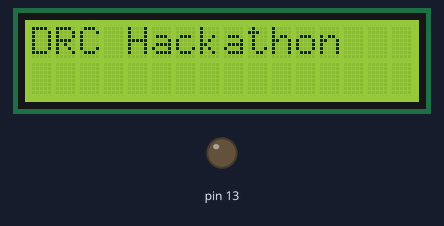
Bench run of a sketch on a simulated Arduino Uno, built with avr-gcc and run on an emulated ATmega328P. On the bench: 16×2 character LCD, output pins drawn as LEDs (lit = HIGH). Dashed ring = blinking.

Above: at 1.6 s.
At 2.6 s:
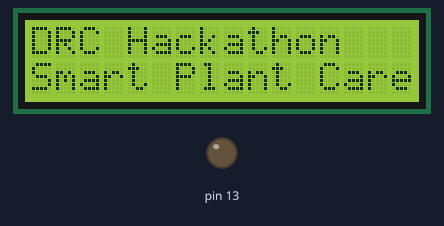
At 5.7 s:
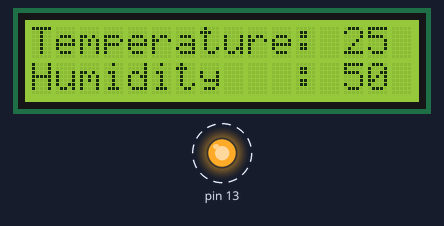
At 37.2 s:
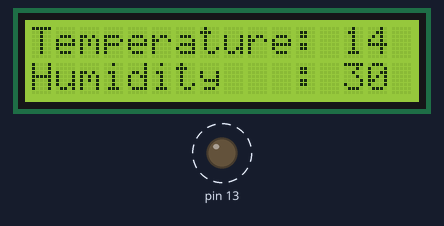
Timing chart, 0 to 40.0 s (numbered marks = the images above):
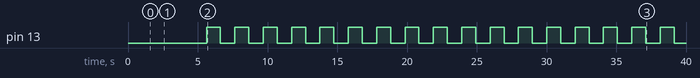

Measured:
- by itself, pin 13: alternates HIGH for 1.0 s and LOW for 1.0 s
- what the display in image 0 shows lasts 1.0 s, from 1.6 s to 2.6 s
- what the display in image 1 shows lasts 3.0 s, from 2.6 s to 5.6 s
- what the display in image 2 shows lasts 2.1 s, from 5.6 s to 7.7 s

The sketch:

lcd.ino
```cpp
#include <Wire.h>  // Arduino IDE 內建
// LCD I2C Library，從這裡可以下載：
// https://bitbucket.org/fmalpartida/new-liquidcrystal/downloads
#include <LiquidCrystal_I2C.h>

int temperature = 25;
int humidity = 50;
int light = 70;
String stringOne, stringTwo, stringThree;

// Set the pins on the I2C chip used for LCD connections:
//                    addr, en,rw,rs,d4,d5,d6,d7,bl,blpol
LiquidCrystal_I2C lcd(0x27, 2, 1, 0, 4, 5, 6, 7, 3, POSITIVE);  // 設定 LCD I2C 位址

void setup() {
  // initialize digital pin 13 as an output.
  pinMode(13, OUTPUT);
  lcd.begin(16, 2);      // 初始化 LCD，一行 16 的字元，共 2 行，預設開啟背光

  // 閃爍三次
  for(int i = 0; i < 3; i++) {
    lcd.backlight(); // 開啟背光
    delay(250);
    lcd.noBacklight(); // 關閉背光
    delay(250);
  }
  lcd.backlight();

  // 輸出初始化文字
  lcd.setCursor(0, 0); // 設定游標位置在第一行行首
  lcd.print("DRC Hackathon");
  delay(1000);
  lcd.setCursor(0, 1); // 設定游標位置在第二行行首
  lcd.print("Smart Plant Care");
  delay(3000);

  // 告知使用者可以開始手動輸入訊息
  //lcd.clear();
  //lcd.setCursor(0, 0);
  //lcd.print("Use Serial Mon");
  //lcd.setCursor(0, 1);
  //lcd.print("Type to display");

  stringOne = String("Temperature: ");
  stringTwo = String("Humidity   : ");
}

void loop() {
  lcd.setCursor(0, 0); // 設定游標位置在第一行行首
  lcd.clear();
  stringThree = stringOne + temperature;
  lcd.print(stringThree);
  //delay(1000);
  lcd.setCursor(0, 1); // 設定游標位置在第二行行首
  stringThree = stringTwo + humidity;
  lcd.print(stringThree);

  digitalWrite(13, HIGH);   // turn the LED on (HIGH is the voltage level)
  delay(1000);              // wait for a second
  digitalWrite(13, LOW);    // turn the LED off by making the voltage LOW
  delay(1000);              // wait for a second

  temperature = temperature+1;
  if (temperature>35) { temperature = 10;}
  humidity = humidity+5;
  if (humidity>100) { humidity =10;}
}
```
